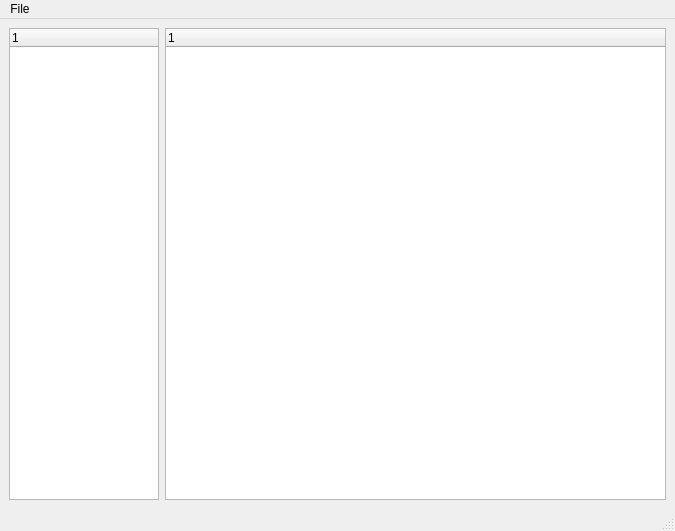
<ui version="4.0" >
 <author></author>
 <comment></comment>
 <exportmacro></exportmacro>
 <class>Deimos</class>
 <widget class="QMainWindow" name="Deimos" >
  <property name="geometry" >
   <rect>
    <x>0</x>
    <y>0</y>
    <width>675</width>
    <height>531</height>
   </rect>
  </property>
  <property name="windowTitle" >
   <string>Deimos</string>
  </property>
  <property name="windowIcon" >
   <iconset resource="res/deimos.qrc" >:/deimos.png</iconset>
  </property>
  <widget class="QWidget" name="centralwidget" >
   <layout class="QGridLayout" >
    <property name="margin" >
     <number>9</number>
    </property>
    <property name="spacing" >
     <number>6</number>
    </property>
    <item row="0" column="0" >
     <layout class="QHBoxLayout" >
      <property name="margin" >
       <number>0</number>
      </property>
      <property name="spacing" >
       <number>6</number>
      </property>
      <item>
       <widget class="QTreeWidget" name="softList" >
        <property name="maximumSize" >
         <size>
          <width>150</width>
          <height>16777215</height>
         </size>
        </property>
       </widget>
      </item>
      <item>
       <widget class="QTreeWidget" name="keyList" />
      </item>
     </layout>
    </item>
   </layout>
  </widget>
  <widget class="QMenuBar" name="menubar" >
   <property name="geometry" >
    <rect>
     <x>0</x>
     <y>0</y>
     <width>675</width>
     <height>19</height>
    </rect>
   </property>
   <widget class="QMenu" name="menuFile" >
    <property name="title" >
     <string>File</string>
    </property>
    <addaction name="newConfig" />
    <addaction name="loadConfig" />
    <addaction name="saveConfig" />
    <addaction name="saveConfigAs" />
    <addaction name="separator" />
    <addaction name="exitDeimos" />
   </widget>
   <addaction name="menuFile" />
  </widget>
  <widget class="QStatusBar" name="statusbar" />
  <action name="newConfig" >
   <property name="text" >
    <string>&amp;New configuration</string>
   </property>
  </action>
  <action name="loadConfig" >
   <property name="text" >
    <string>&amp;Load</string>
   </property>
  </action>
  <action name="saveConfig" >
   <property name="text" >
    <string>&amp;Save</string>
   </property>
  </action>
  <action name="saveConfigAs" >
   <property name="text" >
    <string>Save &amp;as...</string>
   </property>
  </action>
  <action name="exitDeimos" >
   <property name="text" >
    <string>E&amp;xit</string>
   </property>
  </action>
  <action name="aboutDeimos" >
   <property name="text" >
    <string>&amp;About</string>
   </property>
  </action>
 </widget>
 <pixmapfunction></pixmapfunction>
 <resources>
  <include location="res/deimos.qrc" />
 </resources>
 <connections/>
</ui>
